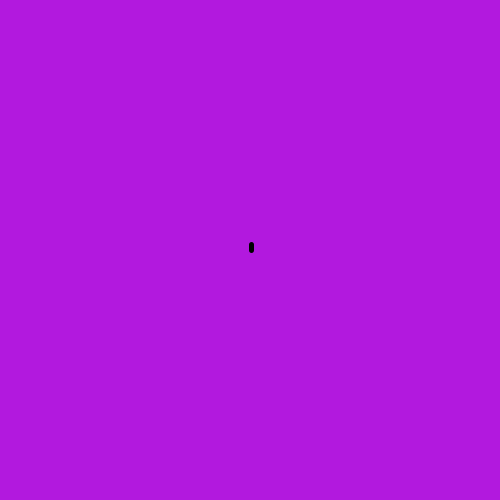
Frame 1 (no input)
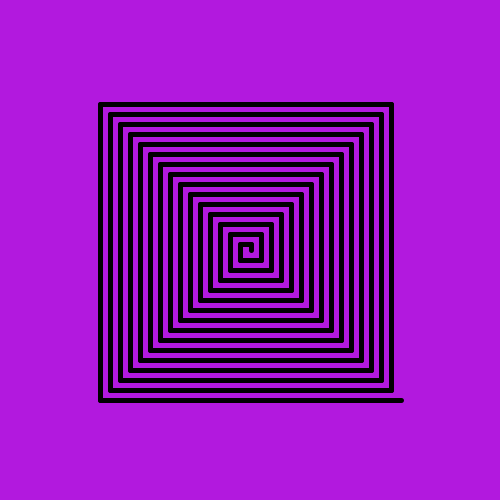
Frame 60 (the mouse pressed at the canvas centre just before this capture)
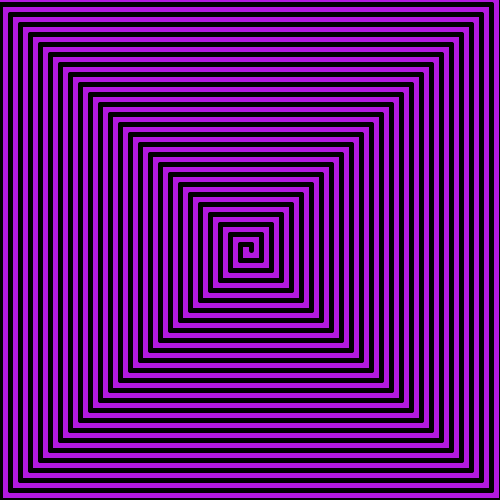
Frame 120 (the mouse held since frame 60 and released just before this capture)

The Processing sketch that drew these frames (run headless with seeded random() and noise(); from frame 60 on, the mouse is pressed at the canvas centre):

// Processing sketch: SquareSpiral
// ── SquareSpiral.pde
float direction = 1;
float x = 250; 
float px = 250; 
float py = 250;
float y = 245;
float z = 10;
float distance = 1;

void setup()
{
  size(500,500);
  background(#B219DE);
  x = width/2;
  y = height/2;
  px = x;
  py = y;
  x = x+ distance;
  strokeWeight(5);
}
void draw()
{
  px = x;
  py = y;
  distance = distance +5;
    
  if(direction == 1)
  {
   y = y-distance;
   direction = 2;
  }
  else if(direction == 2)
  {
   x = x - distance;
   direction = 3;
  }
  else if(direction == 3)
  {
    y = y + distance;
    direction = 4;
  }
  else if(direction == 4)
  {
    x = x + distance;
    direction = 1;
  }
 
    line(x,y,px,py);
    //beginner line
}
